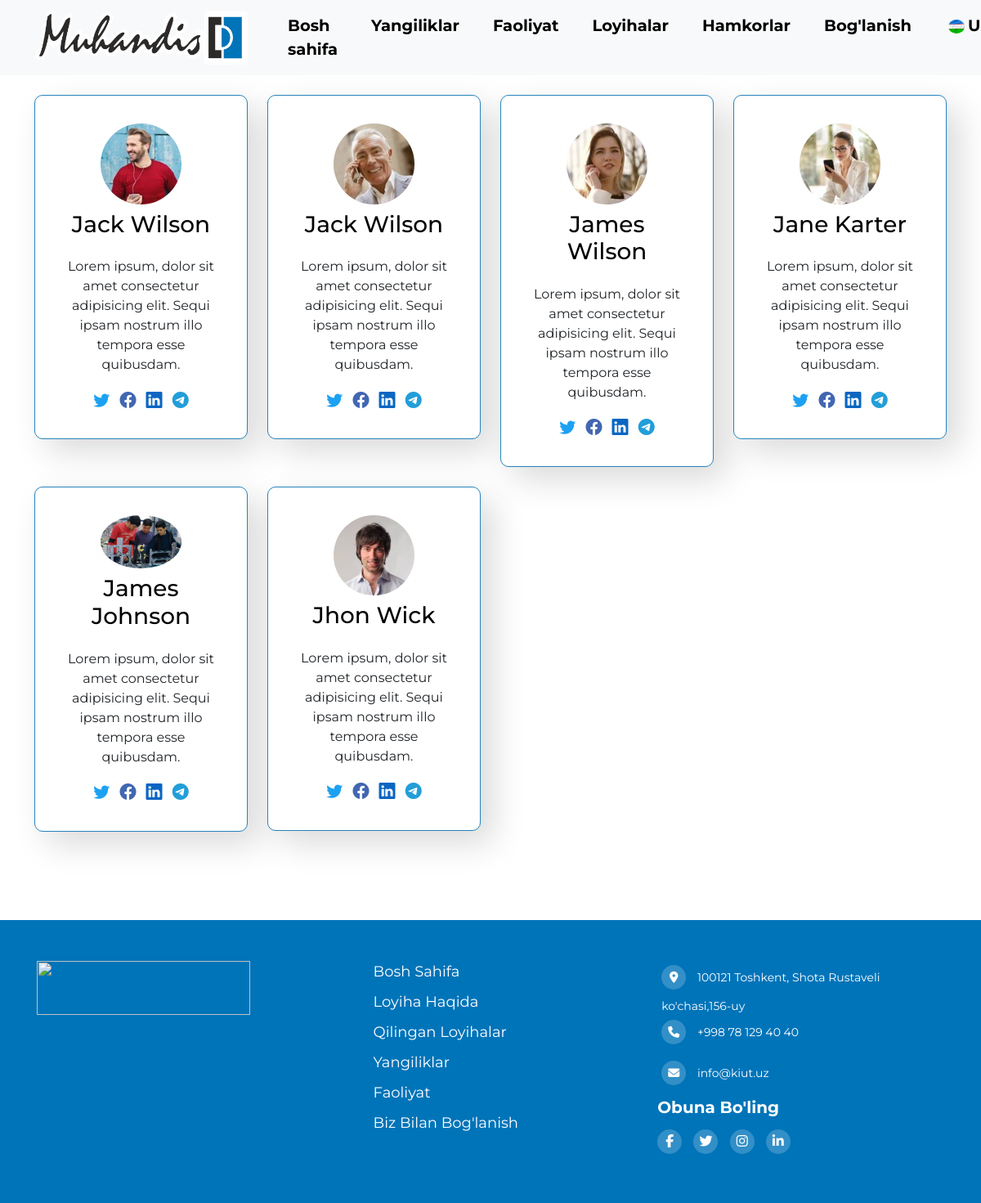
Page /allStudents on the committed database.
### myApp/models.py (models this page shows, shortened)
class StudentModel(models.Model):
    student_fullname = models.CharField(max_length=50)
    student_bio = models.CharField(max_length=200)
    student_photo = models.ImageField(upload_to='students/')
    student_link1 = models.CharField(max_length=150, blank=True)
    student_link2 = models.CharField(max_length=150)
    student_link3 = models.CharField(max_length=150)
    student_link4 = models.CharField(max_length=150)

### myApp/views.py (the view)
# urls.py: path('allStudents', AllStudentsView.as_view(), name="allStudents"),
class AllStudentsView(ListView):
    model = StudentModel
    template_name = 'allStudents.html'

### templates/allStudents.html (shortened to what this page needs)
{% load static %}
<!DOCTYPE html>
<html lang="en">
    <head>
        <link rel="stylesheet" href="https://cdnjs.cloudflare.com/ajax/libs/font-awesome/6.5.1/css/all.min.css">
        <link href="{% static 'css/bootstrap.min.css' %}" rel="stylesheet">
        <link rel="stylesheet" href="https://cdn.jsdelivr.net/npm/bootstrap-icons@1.7.2/font/bootstrap-icons.css">
        <link rel="stylesheet" href="{% static 'css/style.css' %}">
    </head>
    <body>
        <nav class="navbar navbar-expand-lg bg-light fixed-top">
            <div class="container">
                <a class="navbar-brand" href="{% url 'home' %}">
                    <img src="{% static 'images/logo.png' %}" width="261" height="66">
                </a>
                <div class="collapse navbar-collapse" id="navbarSupportedContent">
                    <ul class="navbar-nav    ms-auto mb-2 mb-lg-0 ">
                        <li class="nav-item">
                            <a class="nav-link" href="{% url 'home' %}">Bosh sahifa</a>
                        </li>
                        <li class="nav-item ">
                            <a class="nav-link" href="{% url 'home' %}">Yangiliklar</a>
                        </li>
                        <li class="nav-item">
                            <a class="nav-link" href="{% url 'home' %}">Faoliyat</a>
                        </li>
                        <li class="nav-item">
                            <a class="nav-link" href="{% url 'home' %}">Loyihalar</a>
                        </li>
                        <li class="nav-item">
                            <a class="nav-link" href="{% url 'home' %}">Hamkorlar</a>
                        </li>
                        <li class="nav-item">
                            <a class="nav-link" href="{% url 'home' %}">Bog'lanish</a>
                        </li>
                        <li class="nav-item dropdown">
                            <a class="nav-link dropdown-toggle" data-bs-toggle="dropdown" href="#" role="button"
                                aria-expanded="false">
                                <img src="{% static 'images/uz_flag.jpg' %}" class="img m-1" alt="UZ">UZ
                            </a>
                        </li>
                    </ul>
                </div>
            </div>
        </nav>
        <section class="team section-padding" id="team">
            <div class="container">
                <div class="row">
                    {% for item in object_list %}
                    <div class="col-12 mt-3 mb-2 col-md-6 col-lg-3" id="studentcard" style="cursor: pointer;">
                        <div class="card text-center">
                            <div class="card-body">
                                <img src="{{ item.student_photo.url }}" alt="" class="cardimg">
                                <h3 class="card-title  py-2">
                                    <a href="{% url 'oneStudentDetail' item.pk %}"
                                        style="text-decoration: none; color: #000;">
                                        {{item.student_fullname }}
                                    </a>
                                </h3>
                                <p class="card-text">{{ item.student_bio }}</p>
                                <p class="socials">
                                    <i class="bi bi-twitter mx-1"></i>
                                    <i class="bi bi-facebook mx-1"></i>
                                    <i class="bi bi-linkedin  mx-1"></i>
                                    <i class="bi bi-telegram  mx-1"></i>
                                </p>
                            </div>
                        </div>
                    </div>
                    {% endfor %}
                </div>
            </div>
        </section>
        <footer class="footer">
            <div class="container">
                <div class="row">
                    <div class="footer-col">
                        <a class="navbar-brand" href="{% url 'home' %}">
                            <img src="{% static 'images/logo.png '%}" width="261" height="66">
                        </a>
                    </div>
                    <div class="footer-col">
                        <ul>
                            <li><a href="#">Bosh sahifa</a></li>
                            <li><a href="#">Loyiha haqida</a></li>
                            <li><a href="#">Qilingan loyihalar</a></li>
                            <li><a href="#">Yangiliklar</a></li>
                            <li><a href="#">Faoliyat</a></li>
                            <li><a href="#">Biz bilan bog'lanish</a></li>
                        </ul>
                    </div>
                    <div class="footer-col">
                        <div class="contact">
                            <a class="contacts-a" href="#">
                                <i class="fa-solid fa-location-dot"></i>
                                <span class="icon-text">100121 Toshkent, Shota Rustaveli ko'chasi,156-uy</span>
                            </a>
                            <a class="contacts-a" href="#">
                                <i class="fa-solid fa-phone"></i>
                                <span class="icon-text">+998 78 129 40 40</span>
                            </a>
                            <a class="contacts-a" href="#">
                                <i class="fa-solid fa-envelope"></i>
                                <span class="icon-text">info@kiut.uz</span>
                            </a>
                        </div>
                        <h4>Obuna bo'ling</h4>
                        <div class="social-links">
                            <a href="#"><i class="fab fa-facebook-f"></i></a>
                            <a href="#"><i class="fab fa-twitter"></i></a>
                            <a href="#"><i class="fab fa-instagram"></i></a>
                            <a href="#"><i class="fab fa-linkedin-in"></i></a>
                        </div>
                    </div>
                </div>
            </div>
        </footer>
    </body>
</html>

### static/css/style.css (style rules this page uses)
* { font-family: 'Montserrat', sans-serif; text-decoration: none; }
body { background: #ffffff; overflow-x: hidden; }
.section-padding { padding: 100px 0; }
.cardimg { width: 50%; height: 60%; border-radius: 50%; margin: 0 auto; }
#studentcard { transition: all 0.5s; border-radius: 10px; border-color: rgb(38, 132, 186); }
.bi-facebook { color: #4267B2; }
.bi-twitter { color: #1DA1F2; }
.bi-linkedin { color: #0A66C2; }
.bi-telegram { color: #229ED9; }
.card { padding-top: 18px; padding-left: 15px; padding-right: 15px; border-radius: 10px; border-color: rgb(38, 132, 186); box-shadow: rgba(38, 132, 186, 0.4) 0px 4px 16px, rgba(38, 132, 186, 0.05) 0px 8px 32px; transition: all 0.3s; }
.navbar { background-color: #D6E6F2; }
.img { width: 20px; height: 17px; border-radius: 50%; }
.nav-link { color: #000000; font-size: 80px; margin-left: 25px; }
.navbar-nav a { font-size: 19.5px; text-transform: none; font-weight: bold; }
.team .card { box-shadow: 15px 15px 40px rgba(0, 0, 0, 0.15); }
.team .card-body i { font-size: 20px; }
.row { display: flex; flex-wrap: wrap; }
ul { list-style: none; }
.footer { background-color: #0074B9; padding: 50px 0; }
.footer-col { width: 33.3%; padding: 0 15px; }
.footer-col h4 { font-size: 20px; color: #ffffff; text-transform: capitalize; margin-bottom: 15px; font-weight: bold; position: relative; }
.footer-col ul li:not(:last-child) { margin-bottom: 10px; }
.footer-col ul li a { font-size: 18px; text-transform: capitalize; color: #ffffff; text-decoration: none; color: #ffffff; display: block; font-weight: 400; transition: all 0.3s ease; }
.footer-col .social-links a { display: inline-block; height: 30px; width: 30px; background-color: rgba(255,255,255,0.2); margin:0 10px 10px 0; text-align: center; line-height: 30px; border-radius: 50%; color: #ffffff; transition: all 0.5s ease; }
.footer-col .contact i { display: inline-block; height: 30px; width: 30px; background-color: rgba(255,255,255,0.2); margin:0 10px 10px 0; text-align: center; line-height: 30px; border-radius: 50%; color: #ffffff; transition: all 0.5s ease; }
.footer-col .contact .contacts-a { display: inline-block; height: 40px; width: 100%; text-decoration: none; color: #ffffff; font-size: 14px; margin: 5px; font-weight: 400; }
div.card-body h3.card-title { color: #0074B9; }
div.card-body p.card-text { padding-top: 7px; }

### rows in the picture
StudentModel: student_photo (picture), student_fullname "Jack Wilson", student_bio "Lorem ipsum, dolor sit amet consectetur adipisicing elit. Sequi ipsam nostrum illo tempora esse quibusdam."
StudentModel: student_photo (picture), student_fullname "Jack Wilson", student_bio "Lorem ipsum, dolor sit amet consectetur adipisicing elit. Sequi ipsam nostrum illo tempora esse quibusdam."
StudentModel: student_photo (picture), student_fullname "James Wilson", student_bio "Lorem ipsum, dolor sit amet consectetur adipisicing elit. Sequi ipsam nostrum illo tempora esse quibusdam."
StudentModel: student_photo (picture), student_fullname "Jane Karter", student_bio "Lorem ipsum, dolor sit amet consectetur adipisicing elit. Sequi ipsam nostrum illo tempora esse quibusdam."
StudentModel: student_photo (picture), student_fullname "James Johnson", student_bio "Lorem ipsum, dolor sit amet consectetur adipisicing elit. Sequi ipsam nostrum illo tempora esse quibusdam."
StudentModel: student_photo (picture), student_fullname "Jhon Wick", student_bio "Lorem ipsum, dolor sit amet consectetur adipisicing elit. Sequi ipsam nostrum illo tempora esse quibusdam."
